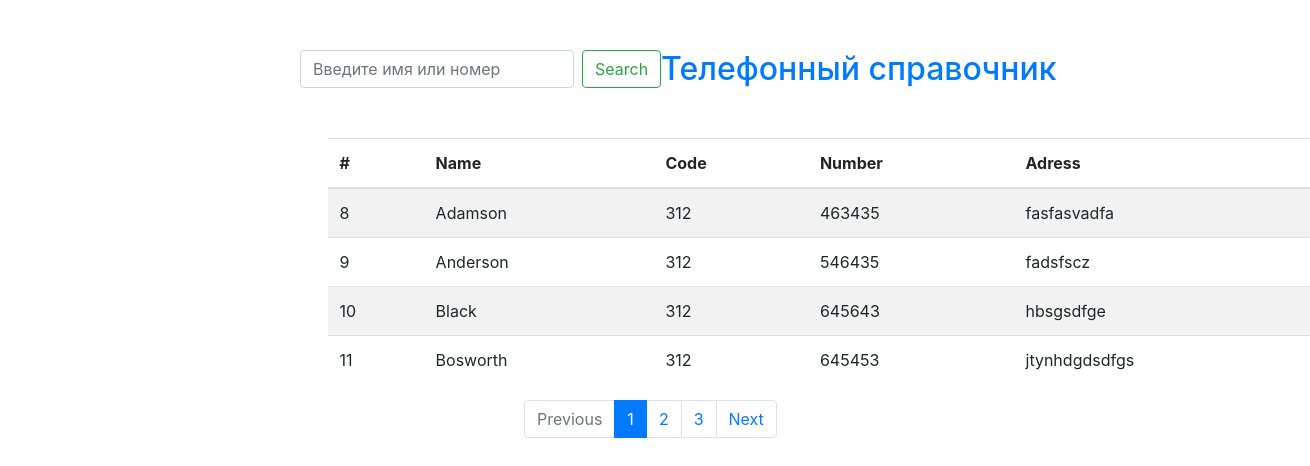
The page / on the database its author committed.
### phonebook/models.py (models this page shows, shortened)
class PhoneBook(models.Model):
	name = models.CharField(max_length=250)
	code = models.PositiveIntegerField(default=312,  validators=[MaxValueValidator(999), MinValueValidator(100)])
	number = models.PositiveIntegerField(unique=True, validators=[MaxValueValidator(999999), MinValueValidator(100000)])
	address = models.CharField(max_length=250, null=False)

### phonebook/views.py (the view)
# urls.py: path('', show_list, name='main_list'),
def show_list(request):
	search_query = request.GET.get("search", "")
	if search_query:
	    query = PhoneBook.objects.filter(Q(name__icontains=search_query) | Q(number__icontains=search_query))
	else:
	    query = PhoneBook.objects.all()
	paginator = Paginator(query, 4)
	page_number = request.GET.get("page", 1)
	page = paginator.get_page(page_number)
	is_paginated = page.has_other_pages()
	if page.has_previous():
		prev_url = "?page={}".format(page.previous_page_number())
	else:
		prev_url = ""
	if page.has_next():
		next_url = "?page={}".format(page.next_page_number())
	else:
		next_url = ""
	context = {
		'phonebooks': page.object_list,
		"page_object": page,
		"is_paginated": is_paginated,
		"next_url": next_url,
		"prev_url": prev_url,
		'search_query': search_query
	}
	return render(request, 'base.html', context)

### templates/base.html (shortened to what this page needs)
<!DOCTYPE html>
<html lang="en">
<head>
<link rel="stylesheet" href="https://stackpath.bootstrapcdn.com/bootstrap/4.4.1/css/bootstrap.min.css">
</head>
<body>
<header class="header-section">
	<div style="margin-left: 300px; margin-top: 50px; margin-bottom:20px;">
	    <form class="form-inline my-2 my-lg-0" action="{% url 'main_list' %}" style=" float: left">
	        <input class="form-control mr-sm-2" type="search" placeholder="Введите имя или номер" aria-label="Search" name="search">
	        <button class="btn btn-outline-success my-2 my-sm-0" type="submit">Search</button>
	    </form>
	</div>
	<div>
		<a href="{% url 'main_list' %}"><h2 style="margin-left:40%; margin-bottom:50px;">Телефонный справочник</h2></a>
	</div>
</header>
<table class="table table-striped" style="margin-left: 25%; width: 1000px">
  <thead>
    <tr>
      <th scope="col">#</th>
      <th scope="col">Name</th>
      <th scope="col">Code</th>
      <th scope="col">Number</th>
      <th scope="col">Adress</th>
    </tr>
  </thead>
  <tbody>
  	{% for phonebook in phonebooks %}
  	<tr>
  		<td scope="row">{{ phonebook.id }}</td>
  		<td>{{ phonebook.name }}</td>
  		<td>{{ phonebook.code }}</td>
  		<td>{{ phonebook.number }}</td>
  		<td>{{ phonebook.address }}</td>
  	</tr>
  	{% endfor %}
  </tbody>
</table>
{% if is_paginated %}
    <div style="margin-left: 40%; margin-bottom: 50px">
        <nav aria-label="...">
            <ul class="pagination">
                <li class="page-item {% if not prev_url %} disabled {% endif %}">
                    <a class="page-link" href="{{ prev_url }}" tabindex="-1" aria-disabled="true">Previous</a>
                </li>
                {% for n in page_object.paginator.page_range %}
                    {% if page_object.number == n %}
                        <li class="page-item active" aria-current="page">
                            <a class="page-link" href="?page={{ n }}">{{ n }}</a>
                        </li>
                    {% elif n > page_object.number|add:-3 and n < page_object.number|add:3 %}
                        <li class="page-item">
                            <a class="page-link" href="?page={{ n }}">{{ n }}</a>
                        </li>
                    {% endif %}
                {% endfor %}
                <li class="page-item {% if not next_url %} disabled {% endif %}">
                    <a class="page-link" href="{{ next_url }}" tabindex="-1" aria-disabled="true">Next</a>
                </li>
            </ul>
        </nav>
    </div>
{% endif %}
</body>
</html>

### rows shown on the page
PhoneBook: id "8", name "Adamson", code "312", number "463435", address "fasfasvadfa"
PhoneBook: id "9", name "Anderson", code "312", number "546435", address "fadsfscz"
PhoneBook: id "10", name "Black", code "312", number "645643", address "hbsgsdfge"
PhoneBook: id "11", name "Bosworth", code "312", number "645453", address "jtynhdgdsdfgs"

### other values the page prints
{{ n }} "1"
{{ n }} "2" "3"
